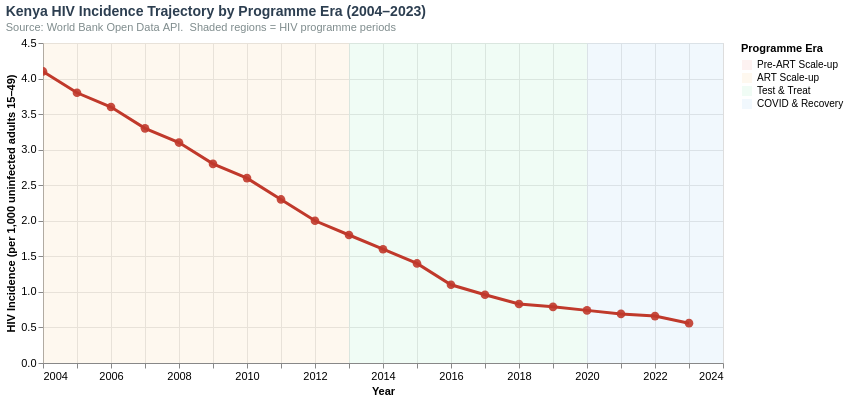

The notebook cell this image was saved under:
### Code cell
# Chart 3. Kenya HIV Incidence by Programme Era
df_c3 = df_incidence[df_incidence["country_iso3"] == "KEN"].copy()

era_df = pd.DataFrame([
    {"start": 2004, "end": 2013, "era": "ART Scale-up"},
    {"start": 2013, "end": 2020, "era": "Test & Treat"},
    {"start": 2020, "end": 2024, "era": "COVID & Recovery"},
])

bands = (
    alt.Chart(era_df)
    .mark_rect(opacity=0.35)
    .encode(
        x=alt.X("start:Q", scale=alt.Scale(domain=[2004, 2024])),
        x2="end:Q",
        color=alt.Color("era:N", scale=ERA_PAL,
                         legend=alt.Legend(title="Programme Era")),
    )
)

line_inc = (
    alt.Chart(df_c3)
    .mark_line(color="#C0392B", strokeWidth=3)
    .encode(
        x=alt.X("year:Q", title="Year",
                 scale=alt.Scale(domain=[2004, 2024]),
                 axis=alt.Axis(format="d", labelFontSize=11)),
        y=alt.Y("hiv_incidence_per_1000:Q",
                 title="HIV Incidence (per 1,000 uninfected adults 15–49)",
                 axis=alt.Axis(labelFontSize=11)),
        tooltip=[
            alt.Tooltip("year:Q", title="Year", format="d"),
            alt.Tooltip("hiv_incidence_per_1000:Q",
                        title="Incidence per 1,000", format=".3f"),
            alt.Tooltip("policy_era:N", title="Programme Era"),
        ],
    )
)

dots_inc = (
    alt.Chart(df_c3)
    .mark_circle(color="#C0392B", size=75, opacity=0.9)
    .encode(x="year:Q", y="hiv_incidence_per_1000:Q")
)

chart3 = (
    (bands + line_inc + dots_inc)
    .properties(
        width=680, height=320,
        title=alt.TitleParams(
            text="Kenya HIV Incidence Trajectory by Programme Era (2004–2023)",
            subtitle="Source: World Bank Open Data API.  Shaded regions = HIV programme periods",
            **BASE_TITLE,
        ),
    )
    .interactive()
)
chart3

### Figure 1 — Vega-Lite specification as saved in the notebook (floating-point values rounded to 4 significant figures)
{"config": {"view": {"continuousWidth": 300, "continuousHeight": 300}}, "layer": [{"data": {"name": "data-0b90ff6dd11cb1c9deab573433c23adf"}, "mark": {"type": "rect", "opacity": 0.35}, "encoding": {"color": {"field": "era", "legend": {"title": "Programme Era"}, "scale": {"domain": ["Pre-ART Scale-up", "ART Scale-up", "Test & Treat", "COVID & Recovery"], "range": ["#FADBD8", "#FDEBD0", "#D5F5E3", "#D6EAF8"]}, "type": "nominal"}, "x": {"field": "start", "scale": {"domain": [2004, 2024]}, "type": "quantitative"}, "x2": {"field": "end"}}, "name": "view_ac584100843a012d_0"}, {"data": {"name": "data-6352bd5adbb5a0c5e3c072773078ba55"}, "mark": {"type": "line", "color": "#C0392B", "strokeWidth": 3}, "encoding": {"tooltip": [{"field": "year", "format": "d", "title": "Year", "type": "quantitative"}, {"field": "hiv_incidence_per_1000", "format": ".3f", "title": "Incidence per 1,000", "type": "quantitative"}, {"field": "policy_era", "title": "Programme Era", "type": "nominal"}], "x": {"axis": {"format": "d", "labelFontSize": 11}, "field": "year", "scale": {"domain": [2004, 2024]}, "title": "Year", "type": "quantitative"}, "y": {"axis": {"labelFontSize": 11}, "field": "hiv_incidence_per_1000", "title": "HIV Incidence (per 1,000 uninfected adults 15–49)", "type": "quantitative"}}}, {"data": {"name": "data-6352bd5adbb5a0c5e3c072773078ba55"}, "mark": {"type": "circle", "color": "#C0392B", "opacity": 0.9, "size": 75}, "encoding": {"x": {"field": "year", "type": "quantitative"}, "y": {"field": "hiv_incidence_per_1000", "type": "quantitative"}}}], "height": 320, "params": [{"name": "param_1e9efca18e7a2868", "select": {"type": "interval", "encodings": ["x", "y"]}, "bind": "scales", "views": ["view_ac584100843a012d_0"]}], "title": {"text": "Kenya HIV Incidence Trajectory by Programme Era (2004–2023)", "anchor": "start", "color": "#2C3E50", "fontSize": 14, "subtitle": "Source: World Bank Open Data API.  Shaded regions = HIV programme periods", "subtitleColor": "#7F8C8D", "subtitleFontSize": 11}, "width": 680, "$schema": "https://vega.github.io/schema/vega-lite/v6.4.1.json", "datasets": {"data-0b90ff6dd11cb1c9deab573433c23adf": [{"start": 2004, "end": 2013, "era": "ART Scale-up"}, {"start": 2013, "end": 2020, "era": "Test & Treat"}, {"start": 2020, "end": 2024, "era": "COVID & Recovery"}], "data-6352bd5adbb5a0c5e3c072773078ba55": [{"year": 2004, "country_iso3": "KEN", "country_name": "Kenya", "hiv_incidence_per_1000": 4.1, "policy_era": "ART Scale-up"}, {"year": 2005, "country_iso3": "KEN", "country_name": "Kenya", "hiv_incidence_per_1000": 3.8, "policy_era": "ART Scale-up"}, {"year": 2006, "country_iso3": "KEN", "country_name": "Kenya", "hiv_incidence_per_1000": 3.6, "policy_era": "ART Scale-up"}, {"year": 2007, "country_iso3": "KEN", "country_name": "Kenya", "hiv_incidence_per_1000": 3.3, "policy_era": "ART Scale-up"}, {"year": 2008, "country_iso3": "KEN", "country_name": "Kenya", "hiv_incidence_per_1000": 3.1, "policy_era": "ART Scale-up"}, {"year": 2009, "country_iso3": "KEN", "country_name": "Kenya", "hiv_incidence_per_1000": 2.8, "policy_era": "ART Scale-up"}, {"year": 2010, "country_iso3": "KEN", "country_name": "Kenya", "hiv_incidence_per_1000": 2.6, "policy_era": "ART Scale-up"}, {"year": 2011, "country_iso3": "KEN", "country_name": "Kenya", "hiv_incidence_per_1000": 2.3, "policy_era": "ART Scale-up"}, {"year": 2012, "country_iso3": "KEN", "country_name": "Kenya", "hiv_incidence_per_1000": 2.0, "policy_era": "ART Scale-up"}, {"year": 2013, "country_iso3": "KEN", "country_name": "Kenya", "hiv_incidence_per_1000": 1.8, "policy_era": "Test & Treat"}, {"year": 2014, "country_iso3": "KEN", "country_name": "Kenya", "hiv_incidence_per_1000": 1.6, "policy_era": "Test & Treat"}, {"year": 2015, "country_iso3": "KEN", "country_name": "Kenya", "hiv_incidence_per_1000": 1.4, "policy_era": "Test & Treat"}, {"year": 2016, "country_iso3": "KEN", "country_name": "Kenya", "hiv_incidence_per_1000": 1.1, "policy_era": "Test & Treat"}, {"year": 2017, "country_iso3": "KEN", "country_name": "Kenya", "hiv_incidence_per_1000": 0.96, "policy_era": "Test & Treat"}, {"year": 2018, "country_iso3": "KEN", "country_name": "Kenya", "hiv_incidence_per_1000": 0.83, "policy_era": "Test & Treat"}, {"year": 2019, "country_iso3": "KEN", "country_name": "Kenya", "hiv_incidence_per_1000": 0.79, "policy_era": "Test & Treat"}, {"year": 2020, "country_iso3": "KEN", "country_name": "Kenya", "hiv_incidence_per_1000": 0.74, "policy_era": "COVID & Recovery"}, {"year": 2021, "country_iso3": "KEN", "country_name": "Kenya", "hiv_incidence_per_1000": 0.69, "policy_era": "COVID & Recovery"}, {"year": 2022, "country_iso3": "KEN", "country_name": "Kenya", "hiv_incidence_per_1000": 0.66, "policy_era": "COVID & Recovery"}, {"year": 2023, "country_iso3": "KEN", "country_name": "Kenya", "hiv_incidence_per_1000": 0.56, "policy_era": "COVID & Recovery"}]}}
